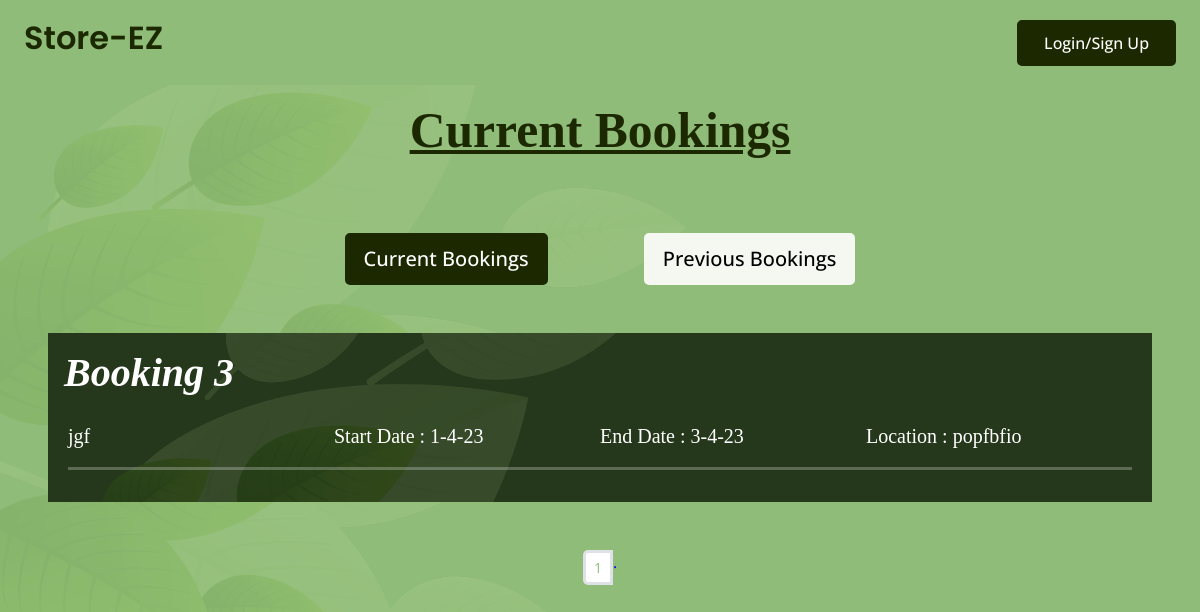
The app's page /farmer/currentbooking, older data.
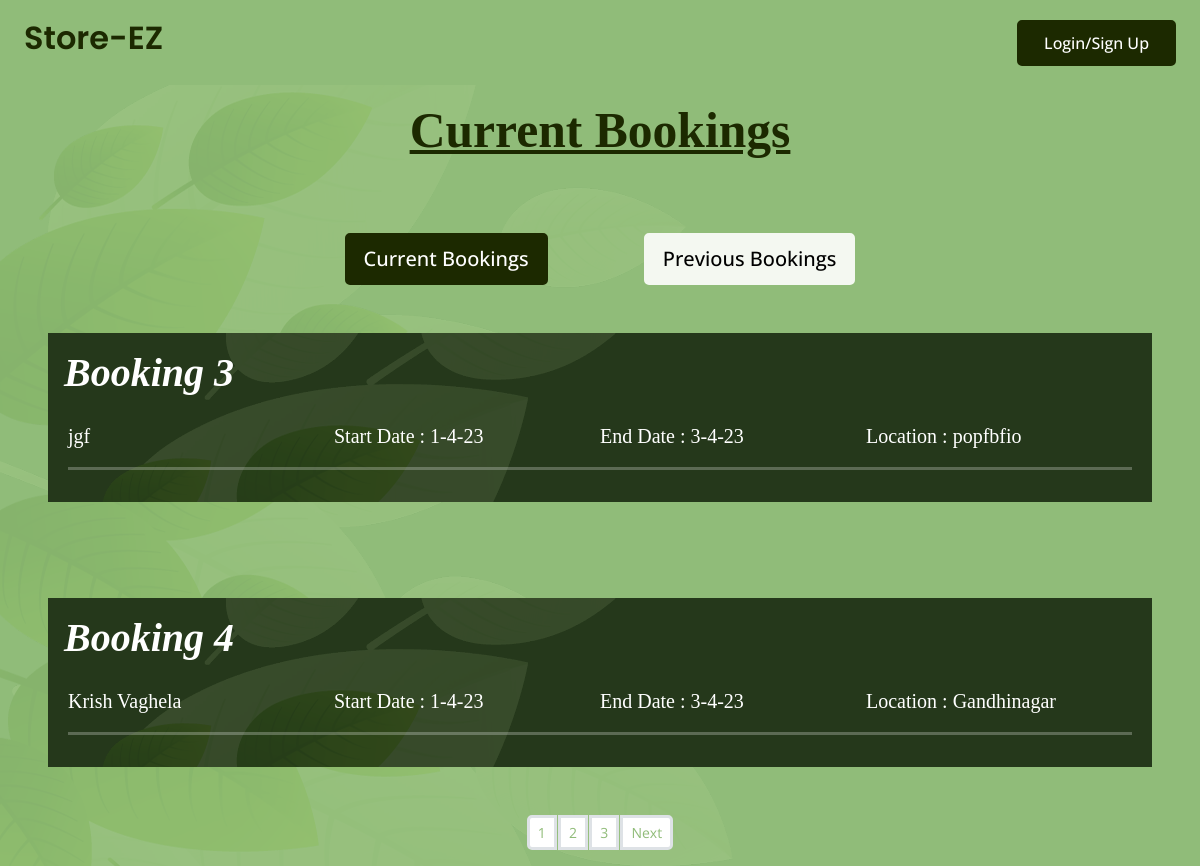
The same page, newer data.
### mainapp/models.py (models this page shows, shortened)
class Warehouse(models.Model):
    name = models.CharField(max_length=100)
    address = models.TextField()
    city = models.CharField(max_length=100)
    state = models.CharField(max_length=100)
    poc_name = models.CharField(max_length=100, null=True)
    poc_phone_no = models.DecimalField(max_digits=10, decimal_places=0)
    owner = models.ForeignKey(Warehouse_owner, on_delete=models.CASCADE)
    image = models.ImageField(default="images/default_warehouse_image.jpg",upload_to="images/warehouse/",blank=True,null=True)

### farmer/views.py (the view)
# urls.py: path("farmer/currentbooking",views.currentbooking,name='farmer_currentbooking'),
def currentbooking(request):
    contact_list = Warehouse.objects.all()
    paginator = Paginator(contact_list, 2)  # Show 25 contacts per page.
    page_number = request.GET.get("page")
    page_obj = paginator.get_page(page_number)
    count=Warehouse.objects.count()
    nums= "." *page_obj.paginator.num_pages
    context={
        "data": page_obj,
        'nums':nums,
    }
    return render(request, 'farmer/currentbooking.html', context)

### farmer/templates/farmer/currentbooking.html (shortened to what this page needs)
{% extends 'base.html' %}
{% load static %}
{% block css %}
<link rel="stylesheet" href="{% static 'farmer/styleprev.css' %}">
{% endblock %}
{%block content%}
<div class="container-fluid py-3">
  <h1 class="text-center ff" style="font-size: 310%; text-decoration-line: underline;">Current Bookings</h1>
</div>
<div class="container-fluid d-flex justify-content-center mt-5">
  <a href="{% url 'farmer_currentbooking' %}"><button type="button"class="btn btn-dark btn-lg mx-5">Current Bookings</button></a>
  <a href="{% url 'farmer_previousbooking'%}"><button type="button" class="btn btn-light btn-lg mx-5">Previous Bookings</button></a>
</div>
{% for obj in data %}
<div class="container-fluid p-5">
  <div class=" container p-2 p-md-3 text-white rounded-4 ab"
    style="background-image: url({%static 'farmer/bg.png' %})">
    <h1 class="display-6 text-white fitalic ff">Booking {{obj.id}}</h1>
    <div class="row px-3">
      <div class="col-md-3 px-0">
        <p class="lead my-3 ff  "> {{obj.name}}</p>
        <hr>
      </div>
      <div class="col-md-3 px-0">
        <p class="lead my-3 ff">Start Date : 1-4-23</p>
        <hr>
      </div>
      <div class="col-md-3 px-0">
        <p class="lead my-3 ff">End Date : 3-4-23</p>
        <hr>
      </div>
      <div class="col-md-3 px-0">
        <p class="lead my-3 ff">Location : {{obj.city}}</p>
        <hr>
      </div>
    </div>
  </div>
</div>
{% endfor %}
<nav aria-label="..."style="color: blue;">
  <ul class="pagination pagination-sm justify-content-center" ">
    {%for i in nums %}
    <li class="page-item "><a class="page-link" href="?page={{forloop.counter}}">{{forloop.counter}}</a></li>{{i}}
    {%endfor%}
    <li class="page-item disabled><a href="#" class="page-link">{% if data.has_next %}</a></li>
    <li class="page-item"><a class="page-link" href="?page={{data.next_page_number}}">Next</a> </li>
    {% endif %}
  </ul>
</nav>
{% endblock %}

Row changes from the older to the newer data that the page shows:
added Warehouse: id "4", name "Krish Vaghela", city "Gandhinagar"
Text that changed along with them:
new list line: "1"
new list line: "2"
new list line: "3"
text now shown: "Next"
list line gone: "1 ."
